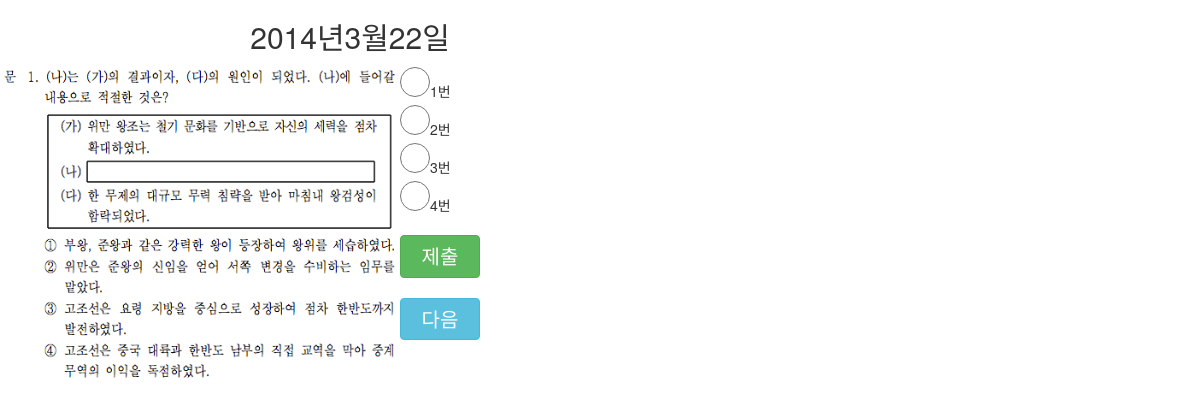
Page /korean_black_page/7/ on the committed database.
### Main/models.py (models this page shows)
class QuestionSet(models.Model):
    name = models.CharField(max_length=255)
    type = models.IntegerField()
    set_num = models.IntegerField()
    objects = QuestionSetManager()

class Question(models.Model):
    url = models.CharField(max_length=255)
    answer = models.IntegerField()
    correct = models.BooleanField()
    question_set = models.ForeignKey(QuestionSet)
    objects = QuestionManager()

### Main/views.py (the view)
# urls.py: url(r'^korean_black_page/(?P<set_id>\d+)/', korean_black_page, name='korean_black_page'),
def korean_black_page(request, set_id):
    questionset = QuestionSet.objects.filter(id=set_id)[0]
    questions = questionset.question_set.all()
    return render_to_response('korean_black_page.html', RequestContext(request, {'questions' : questions, 'questionset' : questionset}))

### templates/korean_black_page.html (shortened to what this page needs)
<!DOCTYPE html>
<html>
<head lang="en">
</head>
<link href="{{STATIC_URL}}bootstrap/css/bootstrap.min.css" rel="stylesheet" media="screen">
<body>
<div class="mainDiv">
    <div class="subDiv">
        <h2 style="text-align:center">{{ questionset.name }}</h2>
        {% for question in questions %}
            {% if forloop.counter0 == 0 %}
                <img src="{{ STATIC_URL }}{{question.question_set.name}}/{{ question.url }}.png" id="{{ question.id }}" class="img{{forloop.counter0}}">
            {% else %}
                <img src="{{ STATIC_URL }}{{question.question_set.name}}/{{ question.url }}.png" id="{{ question.id }}" class="img{{forloop.counter0}}">
            {% endif %}
        {% endfor %}
        <div class="mainAnswerDiv">
            <form>
                <div class="answerDiv"><input type="radio" name="answer" value="0" class="answer">1번</div>
                <div class="answerDiv"><input type="radio" name="answer" value="1" class="answer">2번</div>
                <div class="answerDiv"><input type="radio" name="answer" value="2" class="answer">3번</div>
                <div class="answerDiv"><input type="radio" name="answer" value="3" class="answer">4번</div>
                <button type="button" class="btn btn-success transbtn" onclick="javascript:checkAnswer();" style="margin-top:20px; width: 80px;font-size:20px;">제출</button>
                <button type="button" class="btn  btn-info transbtn" onclick="javascript:nextQuestion();" style="margin-top:20px; width: 80px;font-size:20px;">다음</button>
            </form>
        </div>
    </div>
</div>
</body>
</html>

### templates/korean_black_page.html (style rules this page uses)
@media screen and (min-width: 401px) { .answer { width : 30px; height : 30px; } }
@media screen and (min-width: 401px) { .mainDiv { width:700px; } }
@media screen and (min-width: 401px) { .subDiv { width:700px; float:left; } }
@media screen and (min-width: 401px) { img { float:left;max-width:400px;max-height:400px;display: none; } }
@media screen and (min-width: 401px) { .img0 { float:left;max-width:400px;max-height:400px;display: block; } }
@media screen and (min-width: 401px) { .mainAnswerDiv { float:left; width : 80px; height : 450px; } }

### rows in the picture
QuestionSet: name "2014년3월22일"
Question: question_set.name (picture)
